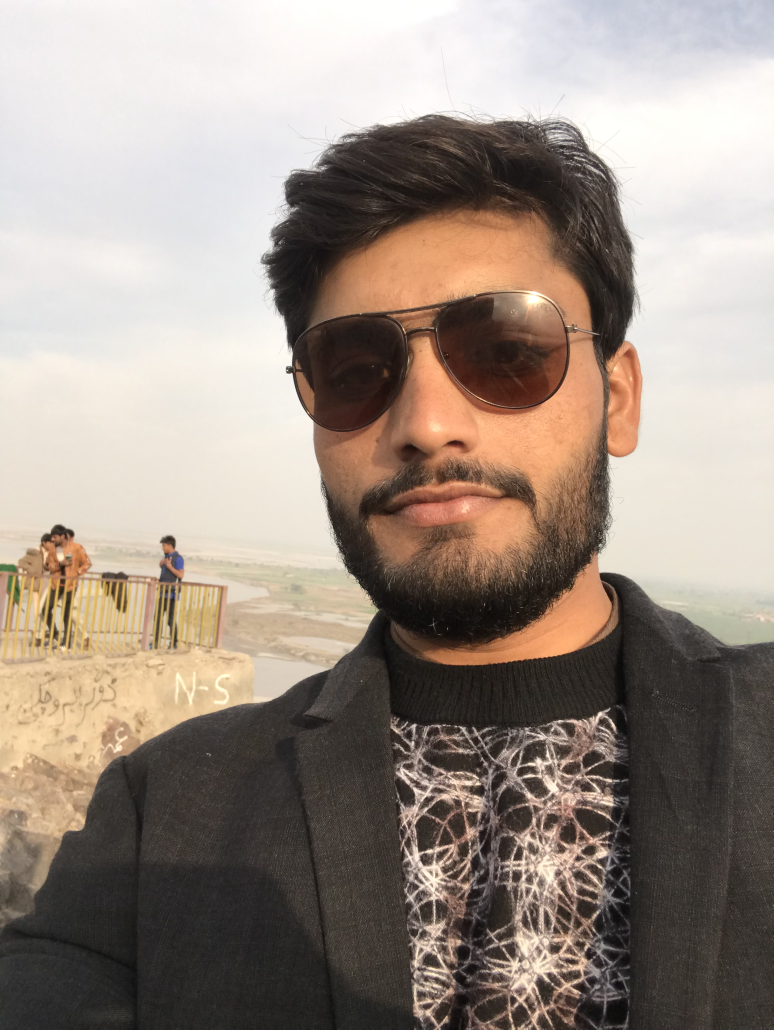
#> input picture image.JPG, 2320 x 3088 px, found by its file name (shown at 1/3 size)
$ jupyter execute --allow-errors 'Jupyter_notebook(OpenCV).ipynb'   (text cells are left out)
#> lines starting #> are read from the running program, lines starting #| are printed output that depends on the picture; after the words box and inside, x2 and y2 are one past the last pixel; in counts of white or black regions, pixels touching at a corner belong together; pictures that were not available may be replaced by others from this repository, and a replacement may not be noted
[cell 1]
# library import
import cv2 as cv

img = cv.imread("resources/image.jpg")
#> img is the input picture: shape (3088, 2320, 3); mean B, G, R 132.3, 142.5, 155.6
cv.imshow("First Image", img)
cv.waitKey(0)

[cell 2]
# library import
import cv2 as cv

img = cv.imread("resources/image.jpg")
img1 = cv.resize(img, (800,600))
cv.imshow("First Image", img)
cv.imshow("Second Image", img1)
cv.waitKey(0)
cv.destroyAllWindows

[cell 3]
import cv2 as cv
from cv2 import cvtColor

img = cv.imread("resources/image.jpg")
img = cv.resize(img, (800,600))

# conversion
gray_img = cvtColor(img, cv.COLOR_BGR2GRAY)

# display code
cv.imshow("First Image", img)
cv.imshow("Gray Image", gray_img)

# delay code
cv.waitKey(0)
cv.destroyAllWindows

[cell 4]
import cv2 as cv
from cv2 import cvtColor
img = cv.imread("resources/image.jpg")
img1 = cv.resize(img, (300,200))
#> img1: shape (200, 300, 3)
gray = cv.cvtColor(img1, cv.COLOR_BGR2GRAY)

(thresh, binary) = cv.threshold(gray, 127,255, cv.THRESH_BINARY)
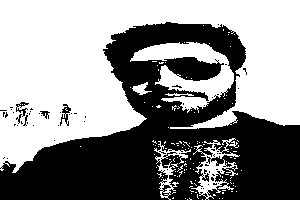
#> binary: shape (200, 300); 55.5% white; 63 black regions (57 under 20 px), largest, box (x1, y1, x2, y2) and area: (0, 22, 300, 200) 26266, (60, 104, 71, 126) 100, (16, 102, 29, 117) 72, (40, 111, 50, 119) 38, (16, 114, 22, 124) 21, (23, 115, 28, 126) 20
cv.imshow('original', img1)
cv.imshow('gray', gray)
cv.imshow('Black and White', binary)
cv.waitKey(0)
cv.destroyAllWindows()

[cell 5]
import cv2 as cv
from cv2 import imshow
from cv2 import imwrite
img = cv.imread("resources/image.jpg")
img1 = cv.resize(img, (300,200))
gray = cv.cvtColor(img1, cv.COLOR_BGR2GRAY)
(thresh, binary) = cv.threshold(gray, 127,255, cv.THRESH_BINARY)

# resize the binary image
binary = cv.resize(binary, (100,300))
#> binary: shape (300, 100)

imwrite('resources/image_gray.png', gray)
imwrite('resources/image_bw.png', binary)
cv.waitKey(0)
cv.destroyAllWindows()

[cell 6]
import cv2 as cv

cap = cv.VideoCapture('resources/video.mkv')

# indicator
if (cap.isOpened() == False):
    print('error in reading video')

# reading and playing

while(cap.isOpened()):
    ret, frame = cap.read()
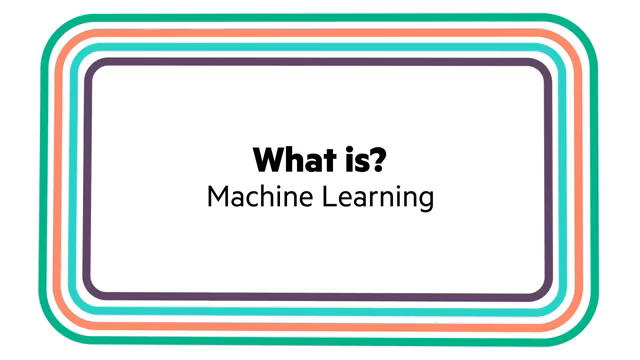
#> input picture frame 177 of video1.mkv, 640 x 360 px, given in place of video.mkv, which was not available
#> frame is the input picture: shape (360, 640, 3); mean B, G, R 225.7, 228.7, 216.9
    if ret == True:
        cv.imshow('Video', frame)
        if cv.waitKey(1) & 0xFF == ord('q'):
#> (key q is pressed here)
            break
    else:
        break
cap.release()
cv.destroyAllWindows()

[cell 7]
import cv2 as cv

cap = cv.VideoCapture('resources/video.mkv')

while (True):
    (ret, frame) = cap.read()
    grayframe = cv.cvtColor(frame, cv.COLOR_BGR2GRAY)
    (thresh, binary) = cv.threshold(grayframe, 127,255, cv.THRESH_BINARY)
#> binary: shape (360, 640); 89.1% white; 28 black regions (2 under 20 px), largest, box (x1, y1, x2, y2) and area: (39, 14, 598, 346) 11609, (83, 58, 553, 302) 10406, (253, 148, 284, 172) 454
    # to show in player
    if ret == True:
        cv.imshow('Video', binary)
        # to quit with 'q' key
        if cv.waitKey(1) & 0xFF == ord('q'):
#> (key q is pressed here)
            break
    else:
        break


cap.release()
cv.destroyAllWindows()

[cell 8]
import cv2 as cv
import numpy as np

cap = cv.VideoCapture('resources/video.mkv')

# writing format, codec, video writer object, and file output
frame_width = int(cap.get(3))
frame_height = int(cap.get(4))
out = cv.VideoWriter("resources/out_video.mkv", cv.VideoWriter_fourcc('M','J', 'P', 'G'), 10, (frame_width, frame_height), isColor=False)

while (True):
    (ret, frame) = cap.read()
    grayframe = cv.cvtColor(frame, cv.COLOR_BGR2GRAY)

    # to show in player
    if ret == True:
        out.write(grayframe)
        cv.imshow('Video', grayframe)
        # to quit with 'q' key
        if cv.waitKey(1) & 0xFF == ord('q'):
#> (key q is pressed here)
            break
    else:
        break


cap.release()
out.release()
cv.destroyAllWindows()

[cell 9]
# Step-1 import libraries
import cv2 as cv
import numpy as np

# Step-2 read the frames from camera
cap = cv.VideoCapture(0) # for 0 webcam no.1, for 1 webcam no.2

# indicator
if (cap.isOpened()== False):
    print('There is an error')

# read untill the end

# Step-3 display frame by frame
while(cap.isOpened()):
    # capture frame by frame
    ret, frame = cap.read()
    if ret == True:
        # to display frame
        cv.imshow('Frame', frame)
        # to quit with 'q' key
        if cv.waitKey(1) & 0xFF == ord('q'):
#> (key q is pressed here)
            break
    else:
        break
# Step-4 release or close windows easily
cap.release()
cv.destroyAllWindows()

[cell 10]
from tkinter import Frame
import cv2 as cv
import numpy as np

cap = cv.VideoCapture(0)

while(True):
    (ret, frame) = cap.read()
    gray_frame = cv.cvtColor(frame, cv.COLOR_BGR2GRAY)
    (thresh, binary) = cv.threshold(gray_frame, 127,255, cv.THRESH_BINARY)

    cv.imshow('OriginalCam', frame)
    cv.imshow('GrayCam',  gray_frame)
    cv.imshow('BinaryCam', binary)
    # to quit with 'q' key
    if cv.waitKey(1) & 0xFF == ord('q'):
#> (key q is pressed here)
        break


cap.release()
cv.destroyAllWindows()

[cell 11]
import cv2 as cv
import numpy as np

cap = cv.VideoCapture(0)

# writing format, codec, video writer object, and file output
frame_width = int(cap.get(3))
frame_height = int(cap.get(4))
out = cv.VideoWriter("resources/cam_video.mkv", cv.VideoWriter_fourcc('M','J', 'P', 'G'), 10, (frame_width, frame_height))

while (True):
    (ret, frame) = cap.read()

    # to show in player
    if ret == True:
        out.write(frame)
        cv.imshow('Video', frame)
        # to quit with 'q' key
        if cv.waitKey(1) & 0xFF == ord('q'):
#> (key q is pressed here)
            break
    else:
        break


cap.release()
out.release()
cv.destroyAllWindows()

[cell 12]
import cv2 as cv
import numpy as np
cap = cv.VideoCapture(0)
cap.set(10, 50) # 10 is the key to set brightness
cap.set(3, 640) # width key 3
cap.set(4, 480) # height key 4


while (True):
    ret, frame = cap.read()
    if ret == True:
        cv.imshow("frame", frame)
        if cv.waitKey(1) & 0xff == ord('q'):
#> (key q is pressed here)
            break
    else:
        break

cap.release()
cv.destroyAllWindows()

[cell 13]
from ctypes import resize
import cv2 as cv
import numpy as np
img = cv.imread('resources/image.jpg')
img = cv.resize(img, (500,400))
#> img: shape (400, 500, 3)

# resize
resize_img = cv.resize(img, (500,400))

# gray
gray_img = cv.cvtColor(img, cv.COLOR_BGR2GRAY)
#> gray_img: shape (400, 500)

# blurred image
blurr_img = cv.GaussianBlur(img, (7,7), 0)

# edge detection
edge_img = cv.Canny(img, 53,53)
#> edge_img: shape (400, 500); 14.3% white in thin lines or dots

# thickness of lines
mat_kernel = np.ones((3,3), np.uint8)
dilated_img = cv.dilate(edge_img, (mat_kernel), (8,8), iterations=1)
#> dilated_img: shape (400, 500); 45.7% white; 140 white regions (102 under 20 px), largest, box (x1, y1, x2, y2) and area: (0, 37, 500, 400) 88550, (58, 368, 91, 400) 287, (202, 80, 216, 96) 106

# make thinner outline
ero_img = cv.erode(dilated_img, mat_kernel, iterations=1)
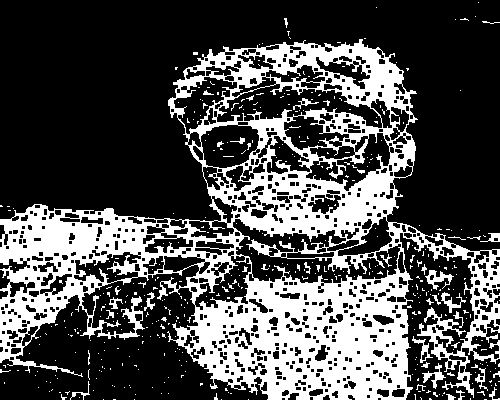
#> ero_img: shape (400, 500); 30.4% white; 429 white regions (394 under 20 px), largest, box (x1, y1, x2, y2) and area: (0, 39, 500, 400) 57597, (425, 270, 454, 290) 229, (422, 363, 446, 389) 187

# cropping (we will use numpy library not open cv)
print("The size of my image is:", img.shape)
#| The size of my image is: (400, 500, 3)
cropped_img = img[0:350, 0:300] # height,width
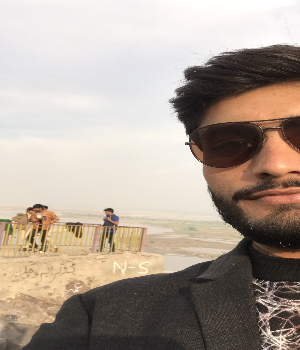
#> cropped_img: shape (350, 300, 3); mean B, G, R 149.4, 161.2, 174.3

# [7 lines of commented-out code are left out]
cv.imshow('cropped', cropped_img)


cv.waitKey(0)

#> (the rest of this cell did not finish here and is left out)

[cell 14]
import cv2 as cv
import numpy as np

# Draw a canvas, 0 is for black, 1 is for white
img = np.zeros((600,600)) # black
img1 = np.ones((600,600))  # white

# print size
print("The size of our canvas is:", img.shape)
# print(img)
 # adding colors to the canvas
colored_img = np.zeros((600,600,3), np.uint8) # color channel addition

colored_img[:] = 255,0,255 # color complete image (color key:255,0,255)
colored_img[300:500, 100:500] = 255,0,190 # part of image to be colored

# adding line
cv.line(colored_img,(0,0),(colored_img.shape[0],colored_img.shape[1] ), (255,0,0), 3) # croosed line
cv.line(colored_img,(100,100),(300,300), (255,255,50), 3) # part line

# adding rectangles
cv.rectangle(colored_img, (50,100) , (300,400), (300,300,255), 3) # draw
cv.rectangle(colored_img, (50,100) , (300,400), (300,300,255), cv.FILLED) # fill

# adding circle
cv.circle(colored_img, (500,200), 50, (255,100,0), 5) # draw circle
cv.circle(colored_img, (500,200), 50, (255,100,0), cv.FILLED) # filled circle

# adding text
cv.putText(colored_img, "Python ka chilla with baba Aamar", (30,50), cv.FONT_HERSHEY_DUPLEX, 1, (255,255,0), 2 )
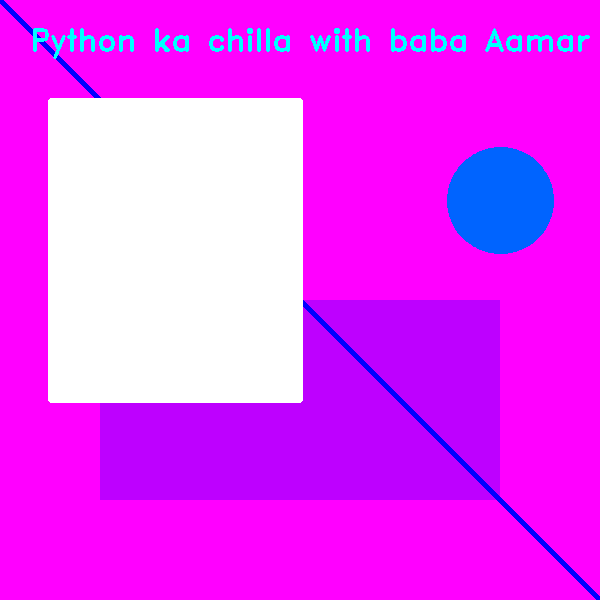
#> colored_img: shape (600, 600, 3); mean of channels 0, 1, 2 255, 60.6, 233.3; drawn as B, G, R


# cv.imshow('Black', img)
# cv.imshow('White', img1)
cv.imshow('Colored', colored_img)
cv.waitKey(0)

#> (the rest of this cell did not finish here and is left out)

[cell 15]
import cv2 as cv
import numpy as np

# capture your camera
cap = cv.VideoCapture(0)

# resolution (HD:1280*720)
cap.set(3,1280) # 3 for width
cap.set(4,720)  # 4 for height

def hd_resolution():
    cap.set(3,1280)
    cap.set(4,720)

def sd_resolution():
 cap.set(3,640)
 cap.set(4,480)

def fhd_resolution():
 cap.set(3,1920)
 cap.set(4,1080)

# hd_resolution()
# sd_resolution()
# fhd_resolution()

while(True):
    ret, frame = cap.read()
    if ret == True:
        cv.imshow("Camera", frame)
        if cv.waitKey(1) & 0xff == ord('q'):
#> (key q is pressed here)
            break
    else:
        break

cap.release()
cv.destroyAllWindows()

[cell 16]
import cv2 as cv
import numpy as np

# capture your camera
cap = cv.VideoCapture(0)

# resolution (HD:1280*720)
cap.set(3,1280) # 3 for width
cap.set(4,720)  # 4 for height

def hd_resolution():
    cap.set(3,1280)
    cap.set(4,720)

def sd_resolution():
 cap.set(3,640)
 cap.set(4,480)

def fhd_resolution():
 cap.set(3,1920)
 cap.set(4,1080)


# hd_resolution()
# sd_resolution()
# fhd_resolution()

frame_width = int(cap.get(3))
frame_height = int(cap.get(4))
out = cv.VideoWriter("resources/cam_video.mkv", cv.VideoWriter_fourcc('M','J', 'P', 'G'), 10, (frame_width, frame_height))

while (True):
    (ret, frame) = cap.read()
    # to show in player
    if ret == True:
        out.write(frame)
        cv.imshow('Video', frame)
        # to quit with 'q' key
        if cv.waitKey(1) & 0xFF == ord('q'):
#> (key q is pressed here)
            break
    else:
        break


cap.release()
out.release()
cv.destroyAllWindows()

[cell 17]
import cv2 as cv
import numpy as np

img1 = cv.imread("resources/image.jpg")
img1 = cv.resize(img1, (500,300))
#> img1: shape (300, 500, 3)
img2 = cv.imread("resources/image_gray.png")
#> img2: shape (200, 300, 3); min 10, max 255, mean 145.2
img2 = cv.resize(img2, (500,300))
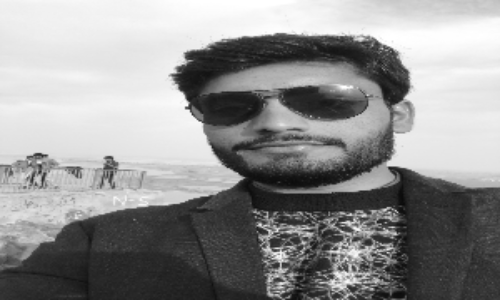
#> img2: shape (300, 500, 3); min 11, max 255, mean 145.1


# stacking same image
# 1- Horizontal stack
hor_img = np.hstack((img1, img2))
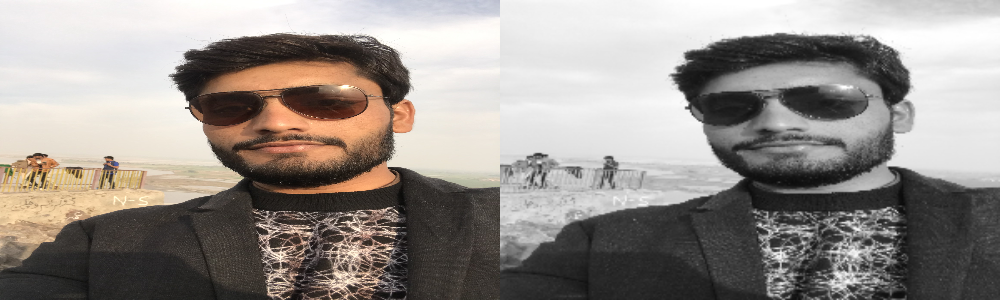
#> hor_img: shape (300, 1000, 3); mean B, G, R 138.6, 143.8, 150.3

# 2- Vertical stack
ver_stack = np.vstack((img1, img2))
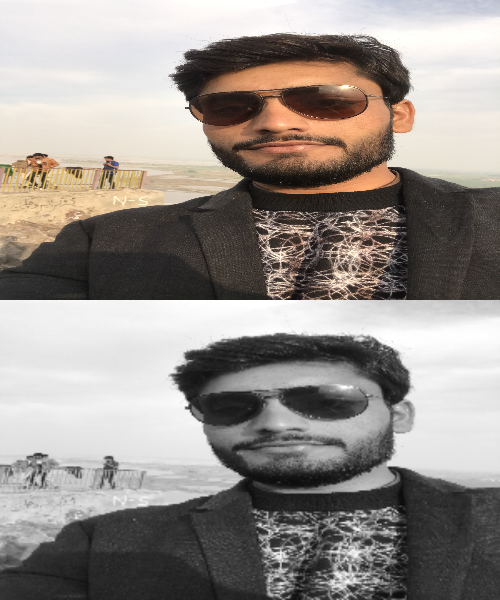
#> ver_stack: shape (600, 500, 3); mean B, G, R 138.6, 143.8, 150.3


# cv.imshow('Horizontal', hor_img)
cv.imshow('Vertical', ver_stack)
cv.waitKey(0)
cv.destroyAllWindows()

[cell 18]
import cv2 as cv
import numpy as np

img = cv.imread("resources/warp.jpg")
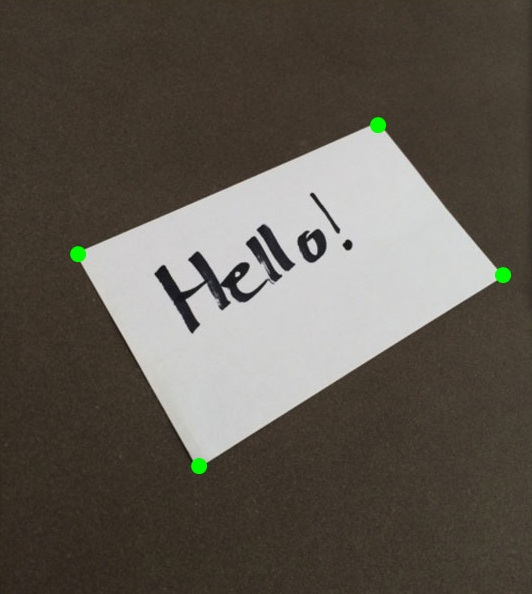
#> input picture warp.jpg, 532 x 594 px, found by its file name
#> img is the input picture: shape (594, 532, 3); mean B, G, R 80.8, 89.2, 95.2
print(img.shape)
#| (594, 532, 3)

#  defining points
point1 = np.float32([[78,251], [380,126], [201,467], [504,277]])
width = 532
height = 594
point2 = np.float32([[0,0], [width,0], [0,height], [width, height]])

matrix = cv. getPerspectiveTransform(point1, point2)
out_img = cv.warpPerspective(img, matrix, (width, height))
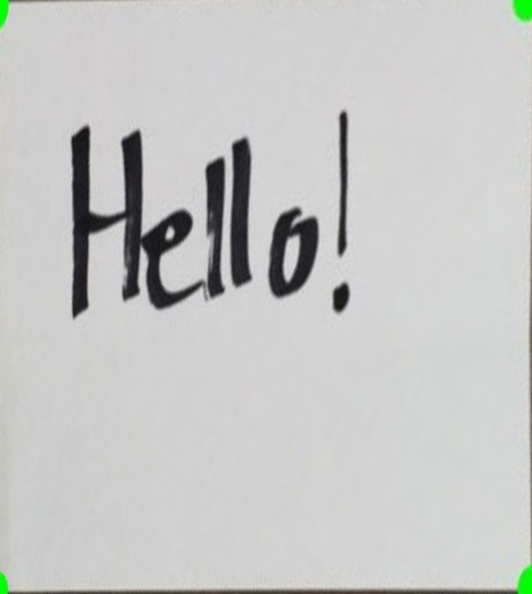
#> out_img: shape (594, 532, 3); mean B, G, R 197.5, 198.6, 197.8

cv.imshow('Original', img)
cv.imshow('Transformed', out_img)
cv.imwrite('resources/warp_perspective.png', out_img)

cv.waitKey(0)
cv.destroyAllWindows
